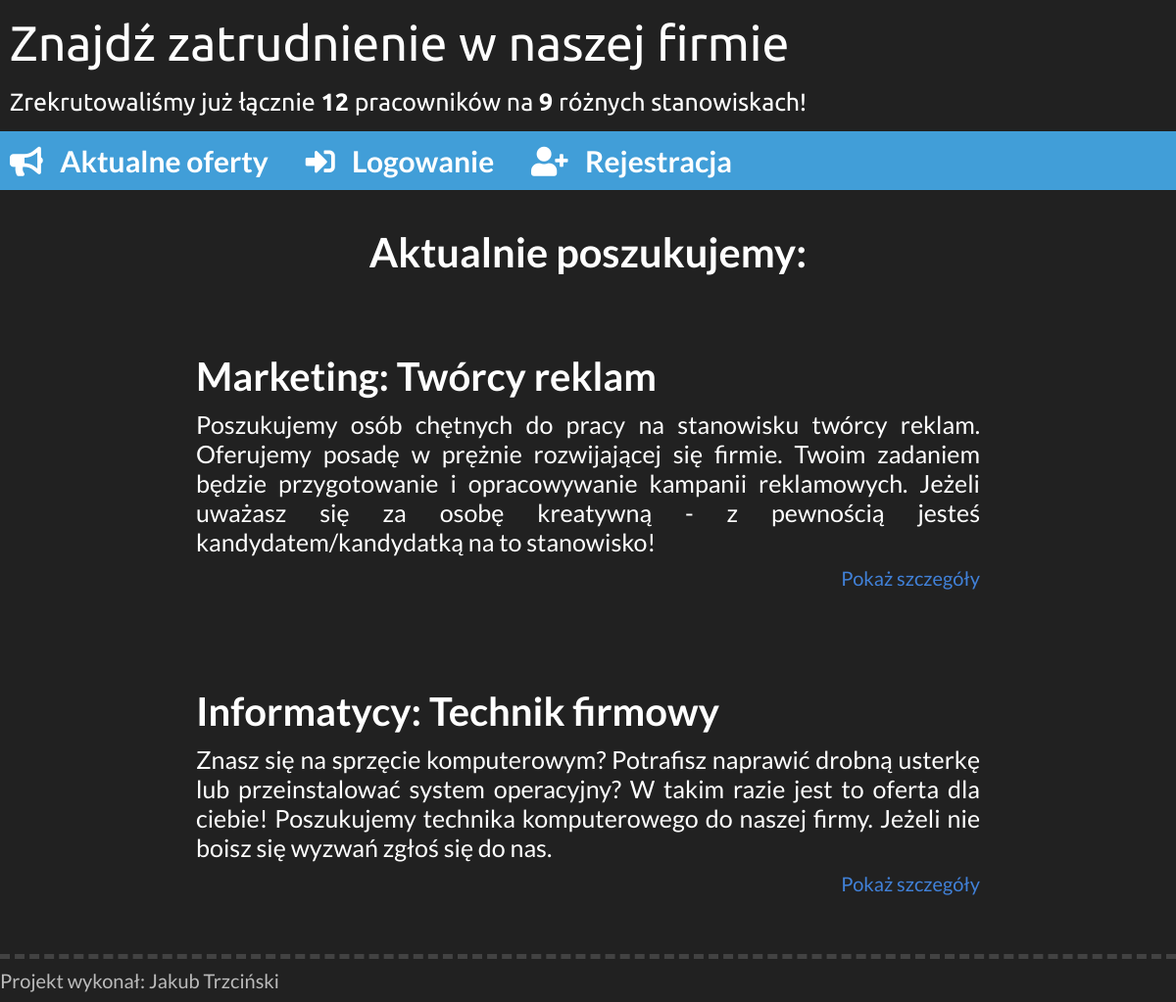
The page / on the database its author committed.
### tables this page shows
CREATE TABLE `ogloszenia` (
  `ID` int(3) NOT NULL,
  `ID_stanowiska` int(3) NOT NULL,
  `opis` longtext NOT NULL,
  `wymagania` mediumtext NOT NULL
);

CREATE TABLE `dzialy` (
  `ID` int(3) NOT NULL,
  `nazwa` varchar(100) NOT NULL
);

CREATE TABLE `stanowiska` (
  `ID` int(3) NOT NULL,
  `ID_dzial` int(3) NOT NULL,
  `nazwa` varchar(100) NOT NULL,
  `stawka` float NOT NULL,
  `miejsca` int(3) NOT NULL
);

### index.php (the view, shortened to what this page needs)
<!DOCTYPE html>
<html>
<head>
	<link rel="stylesheet" type="text/css" href="css/style.css">
	<link rel="stylesheet" href="https://use.fontawesome.com/releases/v5.4.1/css/all.css">
</head>
<body>
    <?php include "skrypty/menu.php"; ?>
    <div class="content">
        <h1>Aktualnie poszukujemy:</h1>
        <?php
            require_once "config/database.php";
            if ($pol = mysqli_connect($db_host, $db_user, $db_pass, $db_name)){
                mysqli_query($pol, "SET NAMES 'utf8'");
                $zap = "SELECT ogloszenia.ID AS ID, dzialy.nazwa AS dzial, stanowiska.nazwa AS stanowisko, stanowiska.stawka, ogloszenia.opis, ogloszenia.wymagania FROM ogloszenia, stanowiska, dzialy WHERE ogloszenia.ID_stanowiska = stanowiska.ID AND stanowiska.ID_dzial = dzialy.ID";
                $query = mysqli_query($pol, $zap);
                while($w = mysqli_fetch_array($query)){
                    echo'
                    <div class="box">
                        <div class="title">'.$w['dzial'].': '.$w['stanowisko'].'</div>
                        <div class="desc">'.$w['opis'].'</div>
                    ';
                    if(isset($_SESSION['admin']) && $_SESSION['admin'])
                        echo'
                        <a href="admin/edytujogloszenie.php?id='.$w['ID'].'" class="more">Otwórz w trybie edycji</a>
                        <a href="oferta.php?id='.$w['ID'].'" class="more">Pokaż w widoku użytkownika</a>
                        ';
                    else echo'
                        <a href="oferta.php?id='.$w['ID'].'" class="more">Pokaż szczegóły</a>
                    ';
                    echo'
                        </div>
                    ';
                }
            }
        ?>
	</div>
    <div class="footer">
        <div class="footer-content">Projekt wykonał: Jakub Trzciński</div>
    </div>
</body>
</html>

### css/style.css (style rules this page uses)
body { margin: 0px; background-color: #212121; color: white; font-family: 'Lato', sans-serif; }
a { color: white; text-decoration: underline; }
.content { width: 1180px; margin-left: auto; margin-right: auto; padding: 10px; min-height: 70vh; }
.footer { width: 100%; border-top: 5px #424242 dashed; }
.footer-content { width: 1200px; margin: auto; text-align: left; font-size: 20px; color: #bbb; padding-top: 10px; padding-bottom: 10px; }
.box { width: 800px; margin: auto; padding-top: 50px; padding-bottom: 50px; }
.title { font-weight: bold; font-size: 40px; }
h1 { text-align: center; font-size: 260%; }
.desc { font-size: 25px; padding-top: 10px; padding-bottom: 10px; text-align: justify; }
.box a.more { color: #4181d8; font-size: 20px; text-decoration: none; text-align: right; display: block; width: 100%; }

### rows shown on the page
ogloszenia: dzialy.nazwa "Marketing", ID_stanowiska.nazwa "Twórcy reklam", opis "Poszukujemy osób chętnych do pracy na stanowisku twórcy reklam. Oferujemy posadę w prężnie rozwijającej się firmie. Twoim zadaniem będzie przygotowanie i opracowywanie kampanii reklamowych. Jeżeli uważasz się za osobę kreatywną - z pewnością jesteś kandydatem/kandydatką na to stanowisko!"
ogloszenia: dzialy.nazwa "Informatycy", ID_stanowiska.nazwa "Technik firmowy", opis "Znasz się na sprzęcie komputerowym? Potrafisz naprawić drobną usterkę lub przeinstalować system operacyjny? W takim razie jest to oferta dla ciebie! Poszukujemy technika komputerowego do naszej firmy. Jeżeli nie boisz się wyzwań zgłoś się do nas."

### other values the page prints
$pracownicy['liczba'] "12"
$stanowiska['liczba'] "9"
